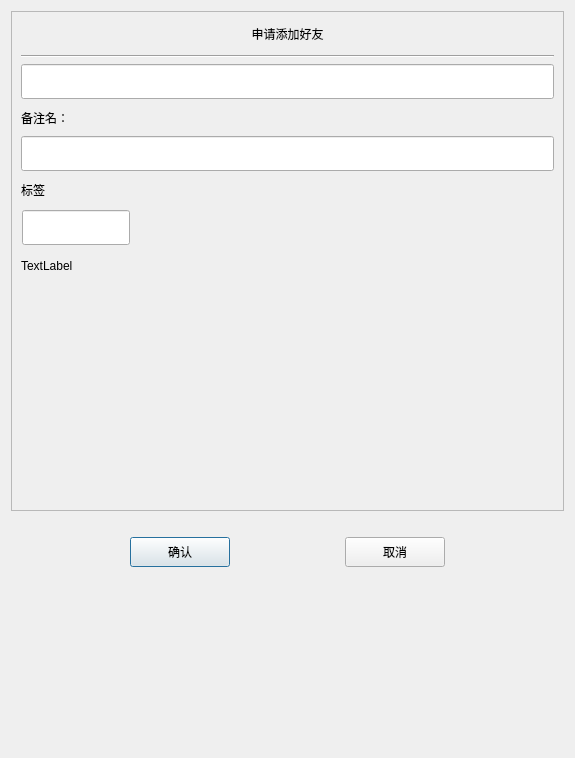
<?xml version="1.0" encoding="UTF-8"?>
<ui version="4.0">
 <class>AuthenFriend</class>
 <widget class="QDialog" name="AuthenFriend">
  <property name="geometry">
   <rect>
    <x>0</x>
    <y>0</y>
    <width>575</width>
    <height>758</height>
   </rect>
  </property>
  <property name="windowTitle">
   <string>Dialog</string>
  </property>
  <layout class="QVBoxLayout" name="verticalLayout">
   <item>
    <widget class="QScrollArea" name="scrollArea">
     <property name="minimumSize">
      <size>
       <width>0</width>
       <height>500</height>
      </size>
     </property>
     <property name="widgetResizable">
      <bool>true</bool>
     </property>
     <widget class="QWidget" name="scrollcontent">
      <property name="geometry">
       <rect>
        <x>0</x>
        <y>0</y>
        <width>551</width>
        <height>498</height>
       </rect>
      </property>
      <layout class="QVBoxLayout" name="verticalLayout_2">
       <property name="spacing">
        <number>0</number>
       </property>
       <property name="leftMargin">
        <number>0</number>
       </property>
       <property name="rightMargin">
        <number>0</number>
       </property>
       <item>
        <widget class="QLabel" name="apply_lb">
         <property name="minimumSize">
          <size>
           <width>0</width>
           <height>25</height>
          </size>
         </property>
         <property name="maximumSize">
          <size>
           <width>16777215</width>
           <height>25</height>
          </size>
         </property>
         <property name="text">
          <string>申请添加好友</string>
         </property>
         <property name="alignment">
          <set>Qt::AlignmentFlag::AlignCenter</set>
         </property>
        </widget>
       </item>
       <item>
        <widget class="QWidget" name="apply_wid" native="true">
         <layout class="QVBoxLayout" name="verticalLayout_3">
          <item>
           <widget class="Line" name="line">
            <property name="orientation">
             <enum>Qt::Orientation::Horizontal</enum>
            </property>
           </widget>
          </item>
          <item>
           <widget class="CustomizeEdit" name="name_ed">
            <property name="minimumSize">
             <size>
              <width>0</width>
              <height>35</height>
             </size>
            </property>
            <property name="maximumSize">
             <size>
              <width>16777215</width>
              <height>35</height>
             </size>
            </property>
           </widget>
          </item>
          <item>
           <widget class="QLabel" name="label_2">
            <property name="minimumSize">
             <size>
              <width>0</width>
              <height>25</height>
             </size>
            </property>
            <property name="maximumSize">
             <size>
              <width>16777215</width>
              <height>25</height>
             </size>
            </property>
            <property name="text">
             <string>备注名：</string>
            </property>
           </widget>
          </item>
          <item>
           <widget class="CustomizeEdit" name="back_ed">
            <property name="minimumSize">
             <size>
              <width>0</width>
              <height>35</height>
             </size>
            </property>
            <property name="maximumSize">
             <size>
              <width>16777215</width>
              <height>35</height>
             </size>
            </property>
           </widget>
          </item>
          <item>
           <widget class="QLabel" name="label_3">
            <property name="minimumSize">
             <size>
              <width>0</width>
              <height>25</height>
             </size>
            </property>
            <property name="maximumSize">
             <size>
              <width>16777215</width>
              <height>25</height>
             </size>
            </property>
            <property name="text">
             <string>标签</string>
            </property>
           </widget>
          </item>
          <item>
           <widget class="QWidget" name="lb_group_wid" native="true">
            <property name="minimumSize">
             <size>
              <width>0</width>
              <height>50</height>
             </size>
            </property>
            <layout class="QVBoxLayout" name="verticalLayout_4">
             <property name="spacing">
              <number>0</number>
             </property>
             <property name="leftMargin">
              <number>0</number>
             </property>
             <property name="topMargin">
              <number>0</number>
             </property>
             <property name="rightMargin">
              <number>0</number>
             </property>
             <property name="bottomMargin">
              <number>0</number>
             </property>
             <item>
              <widget class="QWidget" name="gridWidget" native="true">
               <property name="minimumSize">
                <size>
                 <width>0</width>
                 <height>40</height>
                </size>
               </property>
               <property name="maximumSize">
                <size>
                 <width>16777215</width>
                 <height>40</height>
                </size>
               </property>
               <widget class="CustomizeEdit" name="lb_ed">
                <property name="geometry">
                 <rect>
                  <x>1</x>
                  <y>2</y>
                  <width>108</width>
                  <height>35</height>
                 </rect>
                </property>
                <property name="maximumSize">
                 <size>
                  <width>16777215</width>
                  <height>35</height>
                 </size>
                </property>
               </widget>
              </widget>
             </item>
             <item>
              <widget class="QWidget" name="input_tip_wid" native="true">
               <property name="minimumSize">
                <size>
                 <width>0</width>
                 <height>35</height>
                </size>
               </property>
               <property name="maximumSize">
                <size>
                 <width>16777215</width>
                 <height>35</height>
                </size>
               </property>
               <layout class="QVBoxLayout" name="verticalLayout_5">
                <property name="spacing">
                 <number>0</number>
                </property>
                <property name="leftMargin">
                 <number>0</number>
                </property>
                <property name="topMargin">
                 <number>0</number>
                </property>
                <property name="rightMargin">
                 <number>0</number>
                </property>
                <property name="bottomMargin">
                 <number>0</number>
                </property>
                <item>
                 <widget class="ClickedOnceLabel" name="tip_lb">
                  <property name="text">
                   <string>TextLabel</string>
                  </property>
                 </widget>
                </item>
               </layout>
              </widget>
             </item>
            </layout>
           </widget>
          </item>
          <item>
           <widget class="QWidget" name="widget" native="true">
            <property name="minimumSize">
             <size>
              <width>0</width>
              <height>60</height>
             </size>
            </property>
            <layout class="QHBoxLayout" name="horizontalLayout_2">
             <property name="leftMargin">
              <number>0</number>
             </property>
             <property name="topMargin">
              <number>0</number>
             </property>
             <property name="rightMargin">
              <number>0</number>
             </property>
             <property name="bottomMargin">
              <number>0</number>
             </property>
             <item>
              <widget class="QWidget" name="lb_list" native="true">
               <property name="minimumSize">
                <size>
                 <width>287</width>
                 <height>50</height>
                </size>
               </property>
               <property name="maximumSize">
                <size>
                 <width>287</width>
                 <height>16777215</height>
                </size>
               </property>
              </widget>
             </item>
             <item>
              <widget class="QWidget" name="more_lb_wid" native="true">
               <property name="minimumSize">
                <size>
                 <width>30</width>
                 <height>0</height>
                </size>
               </property>
               <property name="maximumSize">
                <size>
                 <width>30</width>
                 <height>16777215</height>
                </size>
               </property>
               <layout class="QVBoxLayout" name="verticalLayout_6">
                <item>
                 <spacer name="verticalSpacer_3">
                  <property name="orientation">
                   <enum>Qt::Orientation::Vertical</enum>
                  </property>
                  <property name="sizeHint" stdset="0">
                   <size>
                    <width>20</width>
                    <height>40</height>
                   </size>
                  </property>
                 </spacer>
                </item>
                <item alignment="Qt::AlignmentFlag::AlignHCenter">
                 <widget class="ClickedOnceLabel" name="more_lb">
                  <property name="minimumSize">
                   <size>
                    <width>25</width>
                    <height>25</height>
                   </size>
                  </property>
                  <property name="maximumSize">
                   <size>
                    <width>25</width>
                    <height>25</height>
                   </size>
                  </property>
                  <property name="text">
                   <string/>
                  </property>
                  <property name="alignment">
                   <set>Qt::AlignmentFlag::AlignLeading|Qt::AlignmentFlag::AlignLeft|Qt::AlignmentFlag::AlignVCenter</set>
                  </property>
                 </widget>
                </item>
                <item>
                 <spacer name="verticalSpacer_4">
                  <property name="orientation">
                   <enum>Qt::Orientation::Vertical</enum>
                  </property>
                  <property name="sizeHint" stdset="0">
                   <size>
                    <width>20</width>
                    <height>40</height>
                   </size>
                  </property>
                 </spacer>
                </item>
               </layout>
              </widget>
             </item>
            </layout>
           </widget>
          </item>
         </layout>
        </widget>
       </item>
      </layout>
     </widget>
    </widget>
   </item>
   <item>
    <spacer name="verticalSpacer_2">
     <property name="orientation">
      <enum>Qt::Orientation::Vertical</enum>
     </property>
     <property name="sizeType">
      <enum>QSizePolicy::Policy::Fixed</enum>
     </property>
     <property name="sizeHint" stdset="0">
      <size>
       <width>20</width>
       <height>10</height>
      </size>
     </property>
    </spacer>
   </item>
   <item>
    <widget class="QWidget" name="apply_sure_wid" native="true">
     <property name="minimumSize">
      <size>
       <width>0</width>
       <height>50</height>
      </size>
     </property>
     <property name="maximumSize">
      <size>
       <width>16777215</width>
       <height>16777215</height>
      </size>
     </property>
     <layout class="QHBoxLayout" name="horizontalLayout">
      <item>
       <spacer name="horizontalSpacer">
        <property name="orientation">
         <enum>Qt::Orientation::Horizontal</enum>
        </property>
        <property name="sizeHint" stdset="0">
         <size>
          <width>40</width>
          <height>20</height>
         </size>
        </property>
       </spacer>
      </item>
      <item>
       <widget class="ClickedBtn" name="sure_btn">
        <property name="minimumSize">
         <size>
          <width>100</width>
          <height>30</height>
         </size>
        </property>
        <property name="text">
         <string>确认</string>
        </property>
       </widget>
      </item>
      <item>
       <spacer name="horizontalSpacer_3">
        <property name="orientation">
         <enum>Qt::Orientation::Horizontal</enum>
        </property>
        <property name="sizeHint" stdset="0">
         <size>
          <width>40</width>
          <height>20</height>
         </size>
        </property>
       </spacer>
      </item>
      <item>
       <widget class="ClickedBtn" name="cancel_btn">
        <property name="minimumSize">
         <size>
          <width>100</width>
          <height>30</height>
         </size>
        </property>
        <property name="text">
         <string>取消</string>
        </property>
       </widget>
      </item>
      <item>
       <spacer name="horizontalSpacer_2">
        <property name="orientation">
         <enum>Qt::Orientation::Horizontal</enum>
        </property>
        <property name="sizeHint" stdset="0">
         <size>
          <width>40</width>
          <height>20</height>
         </size>
        </property>
       </spacer>
      </item>
     </layout>
    </widget>
   </item>
   <item>
    <spacer name="verticalSpacer">
     <property name="orientation">
      <enum>Qt::Orientation::Vertical</enum>
     </property>
     <property name="sizeType">
      <enum>QSizePolicy::Policy::Expanding</enum>
     </property>
     <property name="sizeHint" stdset="0">
      <size>
       <width>20</width>
       <height>147</height>
      </size>
     </property>
    </spacer>
   </item>
  </layout>
 </widget>
 <customwidgets>
  <customwidget>
   <class>ClickedBtn</class>
   <extends>QPushButton</extends>
   <header location="global">clickedbtn.h</header>
  </customwidget>
  <customwidget>
   <class>CustomizeEdit</class>
   <extends>QLineEdit</extends>
   <header location="global">customizeedit.h</header>
  </customwidget>
  <customwidget>
   <class>ClickedOnceLabel</class>
   <extends>QLabel</extends>
   <header location="global">clickedoncelabel.h</header>
  </customwidget>
 </customwidgets>
 <resources/>
 <connections/>
</ui>
